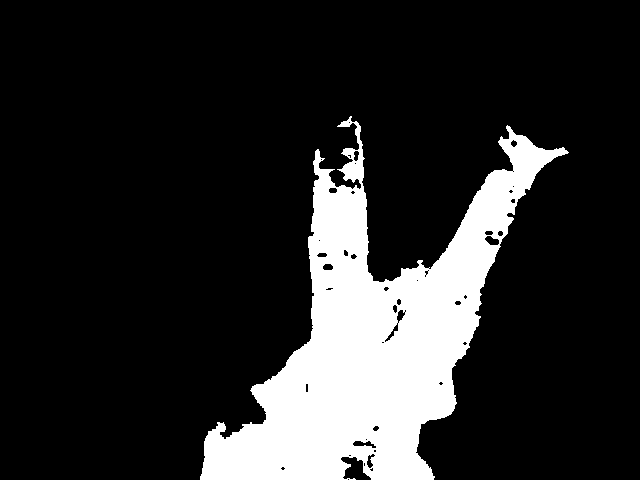
#> input picture app/guriko/img_choki000.png, 640 x 480 px
$ python -i sample_recognition.py   (imports and definitions only)   (older library calls are emulated)
#> lines starting #> are read from the running program, lines starting #| are printed output that depends on the picture; after the words box and inside, x2 and y2 are one past the last pixel; in counts of white or black regions, pixels touching at a corner belong together
#> `picture = cv2.imread('img_choki000.png', cv2.IMREAD_GRAYSCALE)`: picture: shape (480, 640); 16.2% white; 1 white region, box (x1, y1, x2, y2) and area: (200, 116, 569, 480) 49916
#-*- coding: utf-8 -*-
import cv2
import numpy as np
import sys
from scipy import stats
from sklearn.neural_network import MLPClassifier
from sklearn.externals import joblib

version = cv2.__version__.split(".")
CVversion = int(version[0])
# [1 line not run here, left out]

# 学習に用いる縮小画像のサイズ
sw = 16
sh = 12

#手の認識パラメータ
hmin = 0
hmax = 20
smin = 50

janken_class =  ['グー', 'チョキ', 'パー']

# 学習済ファイルの確認
# [10 lines not run here, left out]

def getImageVector(img):
    # 白い領域(ピクセル値が0でない領域)の座標を集める
    nonzero = cv2.findNonZero(img)
#> nonzero = contour of 49916 points, box (x1, y1, x2, y2) (200, 116, 569, 480), area 2762
    # その領域を囲う四角形の座標と大きさを取得
    xx, yy, ww, hh = cv2.boundingRect(nonzero)
#> xx = 200; yy = 116; ww = 369; hh = 364
    # 白い領域を含む最小の矩形領域を取得
    img_nonzero = img[yy:yy+hh, xx:xx+ww]
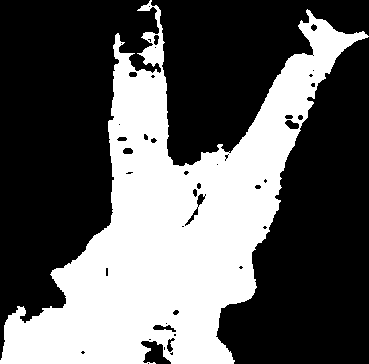
#> img_nonzero: shape (364, 369); 37.2% white; 1 white region, box (x1, y1, x2, y2) and area: (0, 0, 369, 364) 49916
    # 白い領域を(sw, sh)サイズに縮小するための準備
    img_small = np.zeros((sh, sw), dtype=np.uint8)
    # 画像のアスペクト比を保ったまま、白い領域を縮小してimg_smallにコピーする
    if 4*hh < ww*3 and hh > 0:
        htmp = int(sw*hh/ww)
        if htmp>0:
            img_small_tmp = cv2.resize(img_nonzero, (sw, htmp), interpolation=cv2.INTER_LINEAR)
            img_small[int((sh-htmp)/2):int((sh-htmp)/2)+htmp, 0:sw] = img_small_tmp
    elif 4*hh >= ww*3 and ww > 0:
        wtmp = int(sh*ww/hh)
#> wtmp = 12
        if wtmp>0:
            img_small_tmp = cv2.resize(img_nonzero, (wtmp, sh), interpolation=cv2.INTER_LINEAR)
            img_small[0:sh, int((sw-wtmp)/2):int((sw-wtmp)/2)+wtmp] = img_small_tmp
    # 0...1の範囲にスケーリングしてからリターンする
    return np.array([img_small.ravel()/255.])

# [42 lines not run here, left out]

>>> import cv2
>>> picture = cv2.imread('img_choki000.png', cv2.IMREAD_GRAYSCALE)
>>> result = getImageVector(picture)

$ run again, on app/guriko/img_gu000.png
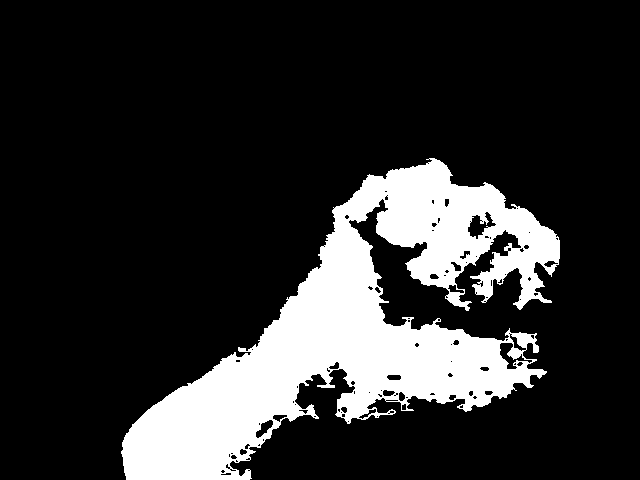
#> input picture app/guriko/img_gu000.png, 640 x 480 px
#> picture: shape (480, 640); 17.8% white; 1 white region, box (x1, y1, x2, y2) and area: (121, 158, 560, 480) 54637
#> nonzero = contour of 54637 points, box (x1, y1, x2, y2) (121, 158, 560, 480), area 6582
#> xx = 121; yy = 158; ww = 439; hh = 322
#> in getImageVector, `img_nonzero = img[yy:yy+hh, xx:xx+ww]`:
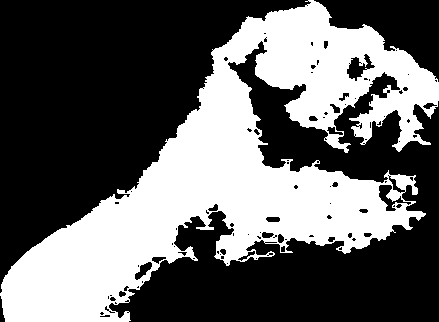
#> img_nonzero: shape (322, 439); 38.7% white; 1 white region, box (x1, y1, x2, y2) and area: (0, 0, 439, 322) 54637
#> htmp = 11

$ run again, on app/guriko/img_pa000.png
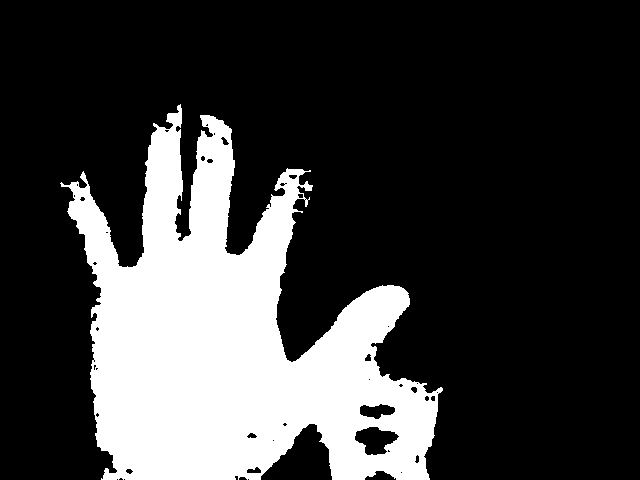
#> input picture app/guriko/img_pa000.png, 640 x 480 px
#> picture: shape (480, 640); 23.8% white; 1 white region, box (x1, y1, x2, y2) and area: (60, 104, 443, 480) 73223
#> nonzero = contour of 73223 points, box (x1, y1, x2, y2) (60, 104, 443, 480), area 30972
#> xx = 60; yy = 104; ww = 383; hh = 376
#> in getImageVector, `img_nonzero = img[yy:yy+hh, xx:xx+ww]`:
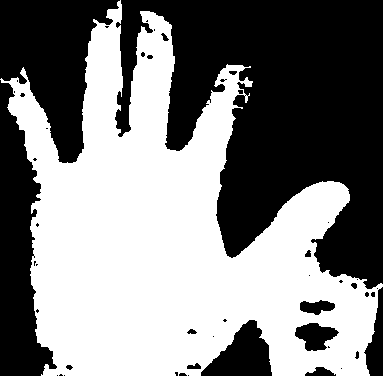
#> img_nonzero: shape (376, 383); 50.8% white; 49 black regions (31 under 20 px), largest, box (x1, y1, x2, y2) and area: (115, 0, 383, 289) 45914, (0, 0, 120, 163) 10644, (0, 80, 57, 376) 9203
#> wtmp = 12
